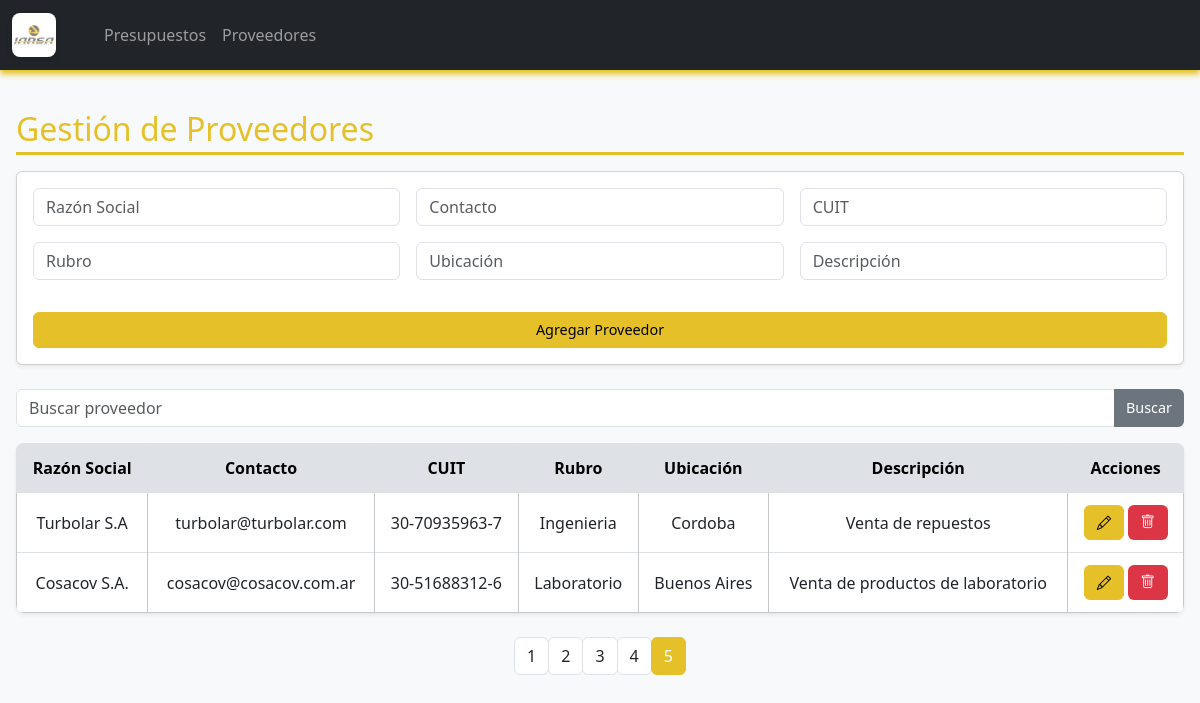
/proveedores?page=5&search=, run on the app's committed database.
### tables this page shows
CREATE TABLE proveedores (
    id INTEGER PRIMARY KEY AUTOINCREMENT,
    razonsocial TEXT,
    contacto TEXT,
    cuit TEXT,
    rubro TEXT,
    ubicacion TEXT,
    descripcion TEXT
);

### appy.py (the view, shortened to what this page needs)
@app.route('/proveedores', methods=['GET', 'POST'])
def proveedores():
    conn = obtener_conexion()
    cursor = conn.cursor()
    search_query = request.args.get('search', '').strip()
    page = int(request.args.get('page', 1))
    per_page = 10
    offset = (page - 1) * per_page
    if search_query:
        cursor.execute('''SELECT COUNT(*) FROM proveedores
                          WHERE razonsocial LIKE ? OR contacto LIKE ? OR cuit LIKE ? OR rubro LIKE ? OR ubicacion LIKE ? OR descripcion LIKE ?''',
                       tuple([f'%{search_query}%']*6))
        total_count = cursor.fetchone()[0]
        cursor.execute('''SELECT * FROM proveedores
                          WHERE razonsocial LIKE ? OR contacto LIKE ? OR cuit LIKE ? OR rubro LIKE ? OR ubicacion LIKE ? OR descripcion LIKE ?
                          ORDER BY id DESC LIMIT ? OFFSET ?''',
                       tuple([f'%{search_query}%']*6 + [per_page, offset]))
    else:
        cursor.execute('SELECT COUNT(*) FROM proveedores')
        total_count = cursor.fetchone()[0]
        cursor.execute('SELECT * FROM proveedores ORDER BY id DESC LIMIT ? OFFSET ?', (per_page, offset))
    proveedores_list = cursor.fetchall()
    total_pages = (total_count + per_page - 1) // per_page
    conn.close()
    return render_template('proveedores.html', proveedores=proveedores_list, search_query=search_query,
                           page=page, total_pages=total_pages)

### appy.py (called while the page is built)
def obtener_conexion():
    conn = sqlite3.connect('empresa.db', check_same_thread=False)
    conn.row_factory = sqlite3.Row
    return conn

### templates/proveedores.html (shortened to what this page needs)
{% extends "base.html" %}
{% block content %}
<h2 class="section-title">Gestión de Proveedores</h2>
<div class="card mb-4 shadow-sm">
  <div class="card-body">
    <form method="POST" class="row g-3">
      <div class="col-md-4"><input class="form-control" name="razonsocial" placeholder="Razón Social" required></div>
      <div class="col-md-4"><input class="form-control" name="contacto" placeholder="Contacto"></div>
      <div class="col-md-4"><input class="form-control" name="cuit" placeholder="CUIT"></div>
      <div class="col-md-4"><input class="form-control" name="rubro" placeholder="Rubro"></div>
      <div class="col-md-4"><input class="form-control" name="ubicacion" placeholder="Ubicación"></div>
      <div class="col-md-4"><input class="form-control" name="descripcion" placeholder="Descripción"></div>
      <div class="col-12"><button type="submit" class="btn btn-primary mt-3 w-100">Agregar Proveedor</button></div>
    </form>
  </div>
</div>
<form method="GET" class="mb-3">
  <div class="input-group">
    <input type="text" name="search" class="form-control" placeholder="Buscar proveedor" value="{{ search_query }}">
    <button class="btn btn-secondary" type="submit">Buscar</button>
  </div>
</form>
<table class="table table-hover table-bordered border-secondary-subtle shadow-sm align-middle">
  <thead class="table-light">
    <tr>
      <th>Razón Social</th>
      <th>Contacto</th>
      <th>CUIT</th>
      <th>Rubro</th>
      <th>Ubicación</th>
      <th>Descripción</th>
      <th>Acciones</th>
    </tr>
  </thead>
  <tbody>
    {% for p in proveedores %}
    <tr>
      <td>{{ p.razonsocial }}</td>
      <td>{{ p.contacto }}</td>
      <td>{{ p.cuit }}</td>
      <td>{{ p.rubro }}</td>
      <td>{{ p.ubicacion }}</td>
      <td>{{ p.descripcion }}</td>
      <td class="text-center">
        <div class="d-flex justify-content-center align-items-center gap-1">
          <a href="{{ url_for('editar_proveedor', proveedor_id=p.id) }}" class="btn btn-primary btn-sm" style="width: 40px; height: 35px;">
            <i class="bi bi-pencil"></i>
          </a>
          <button class="btn btn-danger btn-sm" data-bs-toggle="modal" data-bs-target="#eliminarProveedor{{ p.id }}" style="width: 40px; height: 35px;">
            <i class="bi bi-trash"></i>
          </button>
        </div>
      </td>
    </tr>
    {% endfor %}
  </tbody>
</table>
<nav aria-label="Paginación">
  <ul class="pagination justify-content-center">
    {% for num in range(1, total_pages + 1) %}
      <li class="page-item {% if num == page %}active{% endif %}">
        <a class="page-link" href="{{ url_for('proveedores', page=num, search=search_query) }}">{{ num }}</a>
      </li>
    {% endfor %}
  </ul>
</nav>
{% endblock %}

### static/css/styles.css (style rules this page uses)
body { background-color: #f8f9fa; font-family: 'Segoe UI', Tahoma, Geneva, Verdana, sans-serif; color: #212529; margin: 0; padding: 0; }
h1, h2, h3 { color: #e6c028; margin-bottom: 1rem; }
.section-title { border-bottom: 3px solid #e6c028; color: #e6c028; padding-bottom: 0.25rem; margin-bottom: 1rem; font-weight: 500; width: 100%; }
.table { width: 100%; margin-bottom: 1.5rem; border-collapse: collapse; background-color: #f1f1f1; border-radius: 8px; overflow: hidden; box-shadow: 0 2px 8px rgba(0,0,0,0.05); }
.table thead th { background-color: #dee2e6; font-weight: bold; color: #000000; text-align: center; padding: 0.75rem; }
.table th, .table td { text-align: center; vertical-align: middle; padding: 0.75rem; border-top: 1px solid #dee2e6; }
form input, form select { border-radius: 0.375rem; border: 1px solid #ced4da; padding: 0.5rem; width: 100%; }
.btn { border-radius: 0.375rem; padding: 0.375rem 0.75rem; font-size: 0.9rem; border: none; cursor: pointer; transition: all 0.2s ease-in-out; }
.btn-primary { background-color: #e6c028; color: #000; border: 1px solid #e6c028; }
.btn-secondary { background-color: #6c757d; color: #fff; }
.pagination .page-item .page-link { border-radius: 0.375rem; color: #212529; border: 1px solid #dee2e6; }
.pagination .page-item.active .page-link { background-color: #e6c028; border-color: #e6c028; color: #fff; }

### data on the page
proveedores: razonsocial "Turbolar S.A", contacto "turbolar@turbolar.com", cuit "30-70935963-7", rubro "Ingenieria", ubicacion "Cordoba", descripcion "Venta de repuestos"
proveedores: razonsocial "Cosacov S.A.", contacto "cosacov@cosacov.com.ar", cuit "30-51688312-6", rubro "Laboratorio", ubicacion "Buenos Aires", descripcion "Venta de productos de laboratorio"

### other printed values
{{ num }} "1" "2" "3" "4" "5"
